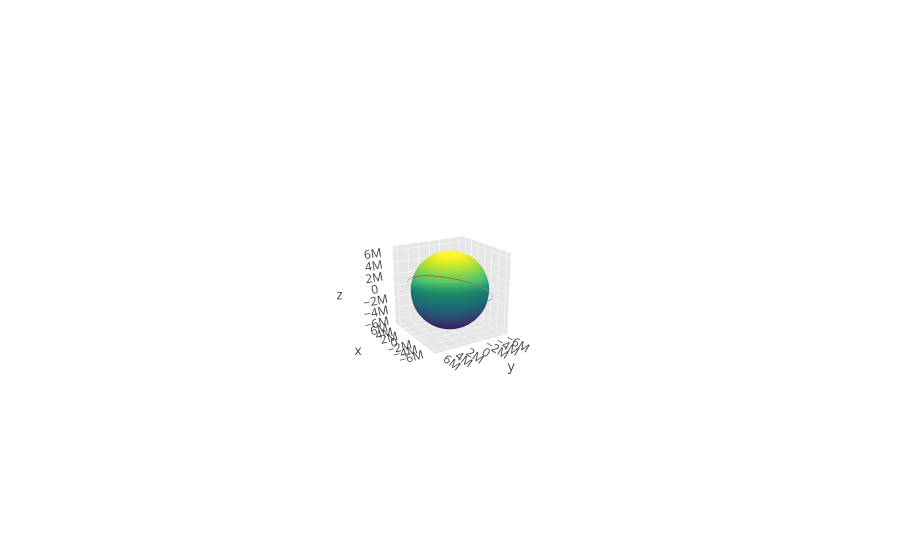

Write notebook code for a chart like this one.
### Markdown cell above
In **Earth Inertial** frame:

### Code cell
theta = np.linspace(0, 2 * np.pi, 30)
phi = np.linspace(0, np.pi, 30)

theta_grid, phi_grid = np.meshgrid(theta, phi)

r = float(Physics.Environment.Objects.CelestialBodies.Earth.EquatorialRadius.inMeters())

x = r * np.cos(theta_grid) * np.sin(phi_grid)
y = r * np.sin(theta_grid) * np.sin(phi_grid)
z = r * np.cos(phi_grid)

earth = go.Surface(
    x=x,
    y=y,
    z=z,
    colorscale='Viridis',
    showscale=False
)

trace = go.Scatter3d(
    x=orbit_df['$x_{x}^{ECI}$'],
    y=orbit_df['$x_{y}^{ECI}$'],
    z=orbit_df['$x_{z}^{ECI}$'],
    mode='lines',
    marker=dict(
        size=0,
        color=orbit_df['$x_{z}^{ECI}$'],
        colorscale='Viridis',
        showscale=False
    ),
    line=dict(
        color=orbit_df['$x_{z}^{ECI}$'],
        width=1
    )
)

data = [earth, trace]

layout = go.Layout(
    title=None,
#     width=800,
    height=1000,
#     autosize=False,
    showlegend=False,
    scene=dict(
        xaxis=dict(
            gridcolor='rgb(255, 255, 255)',
            zerolinecolor='rgb(255, 255, 255)',
            showbackground=True,
            backgroundcolor='rgb(230, 230,230)'
        ),
        yaxis=dict(
            gridcolor='rgb(255, 255, 255)',
            zerolinecolor='rgb(255, 255, 255)',
            showbackground=True,
            backgroundcolor='rgb(230, 230,230)'
        ),
        zaxis=dict(
            gridcolor='rgb(255, 255, 255)',
            zerolinecolor='rgb(255, 255, 255)',
            showbackground=True,
            backgroundcolor='rgb(230, 230,230)'
        ),
        camera=dict(
            up=dict(
                x=0,
                y=0,
                z=1
            ),
            eye=dict(
                x=-1.7428,
                y=1.0707,
                z=0.7100,
            )
        ),
        aspectratio = dict( x=1, y=1, z=1 ),
        aspectmode = 'manual'
    ),
)

fig = dict(data=data, layout=layout)

iplot(fig)

### Figure 1 — Plotly figure (JSON) as saved in the notebook; plotly's stock layout.template omitted (floating-point values rounded to 4 significant figures; data arrays with more than 128 entries replaced by an {"elided": "..."} marker saying what was removed)
{"data": [{"colorscale": "Viridis", "showscale": false, "type": "surface", "uid": "d011a3fa-9e48-49cb-a092-9755ebee8808", "x": {"elided": "30x30 float values"}, "y": {"elided": "30x30 float values"}, "z": {"elided": "30x30 float values"}}, {"line": {"color": {"elided": "1441 float values"}, "width": 1}, "marker": {"color": {"elided": "1441 float values"}, "colorscale": "Viridis", "showscale": false, "size": 0}, "mode": "lines", "type": "scatter3d", "uid": "86261c25-0af6-4c9d-adfa-b299bb34a327", "x": {"elided": "1441 float values"}, "y": {"elided": "1441 float values"}, "z": {"elided": "1441 float values"}}], "layout": {"autosize": true, "scene": {"aspectmode": "manual", "aspectratio": {"x": 1, "y": 1, "z": 1}, "camera": {"center": {"x": 0, "y": 0, "z": 0}, "eye": {"x": -4.428, "y": 2.72, "z": 1.804}, "up": {"x": 0, "y": 0, "z": 1}}, "xaxis": {"backgroundcolor": "rgb(230, 230,230)", "gridcolor": "rgb(255, 255, 255)", "showbackground": true, "zerolinecolor": "rgb(255, 255, 255)"}, "yaxis": {"backgroundcolor": "rgb(230, 230,230)", "gridcolor": "rgb(255, 255, 255)", "showbackground": true, "zerolinecolor": "rgb(255, 255, 255)"}, "zaxis": {"backgroundcolor": "rgb(230, 230,230)", "gridcolor": "rgb(255, 255, 255)", "showbackground": true, "zerolinecolor": "rgb(255, 255, 255)"}}, "showlegend": false}}
